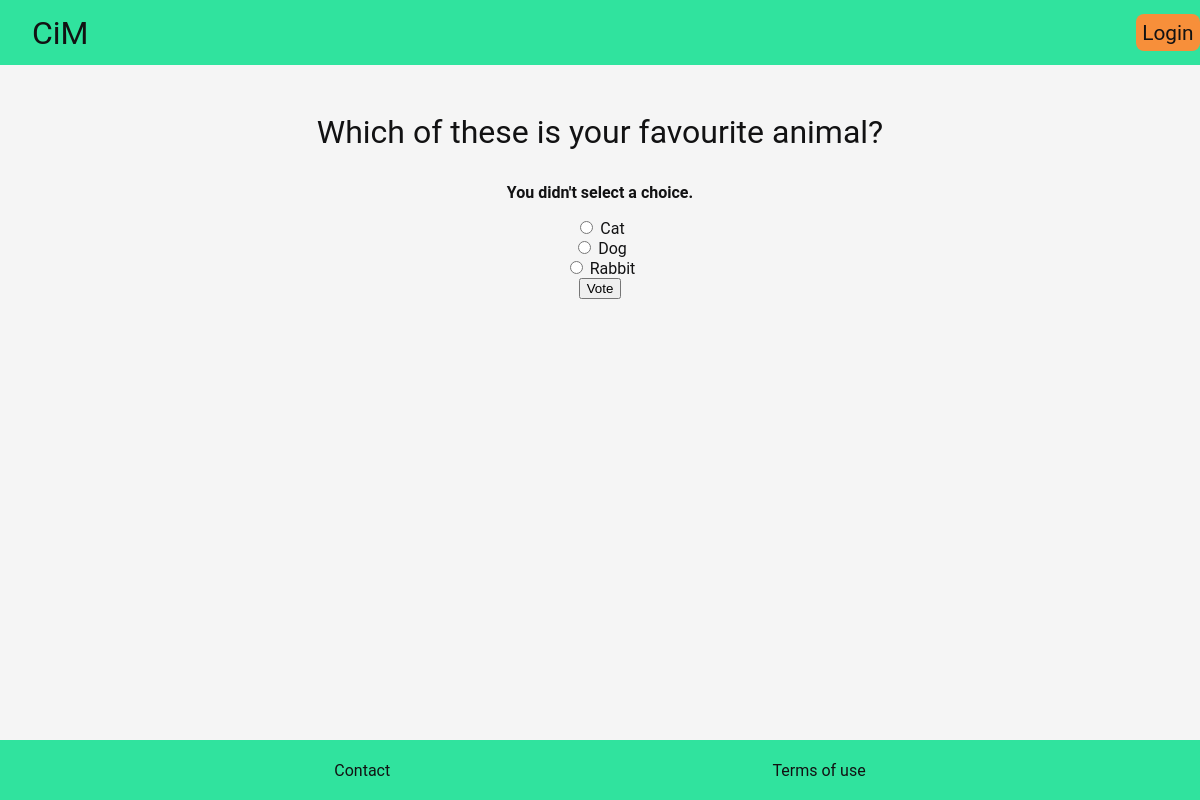
The page /polls/4/vote/ on the database its author committed.
### polls/models.py (models this page shows, shortened)
class Question(models.Model):
    question_text = models.CharField(max_length=200)
    question_descripion = models.TextField(max_length=2000, default='')
    pub_date = models.DateTimeField('date published')

class Choice(models.Model):
    question = models.ForeignKey(Question, on_delete=models.CASCADE)
    choice_text = models.CharField(max_length=200)
    votes = models.IntegerField(default=0)

### polls/views.py (the view)
# urls.py: path('<int:question_id>/vote/', views.vote, name='vote'),
def vote(request, question_id):
    question = get_object_or_404(Question, pk=question_id)
    try:
        selected_choice = question.choice_set.get(pk=request.POST['choice'])
    except (KeyError, Choice.DoesNotExist):
        return render(request, 'polls/detail.html', {'question': question, 'error_message': "You didn't select a choice."})
    else:
        selected_choice.votes += 1;
        selected_choice.save()
        return HttpResponseRedirect(reverse('polls:results', args=(question_id,)))

### polls/templates/polls/detail.html (shortened to what this page needs)
{% extends "basic/basic.html" %}
{% block main %}
<h1>{{ question.question_text }} </h1>
{% if error_message %}
    <p><strong>
        {{ error_message }}
    </strong></p>
{% endif %}
<form action="{% url 'polls:vote' question.id %}" method="post">
    {% for choice in question.choice_set.all %}
        <input type="radio" name="choice" id="choice{{ forloop.counter }}" value="{{ choice.id }}">
        <label for="choice{{forloop.counter}}">
            {{ choice.choice_text }}
        </label><br>
    {% endfor %}
    <input type="submit" value="Vote">
    </form>
{% endblock main %}

### static/css/styles.css (style rules this page uses)
body { margin: 0; padding: 0; font-family: 'Roboto'; color: #121213; background-color: #f5f5f5; height: 100%; }
a, h1, h2, h3 { text-decoration: none; font-weight: 400; color: inherit; }
.main h1 { margin: 0; padding: 1rem; font-weight: 400; }

### rows shown on the page
Question: question_text "Which of these is your favourite animal?"
Choice: choice_text "Cat"
Choice: choice_text "Dog"
Choice: choice_text "Rabbit"

### other values the page prints
{{ error_message }} "You didn't select a choice."
